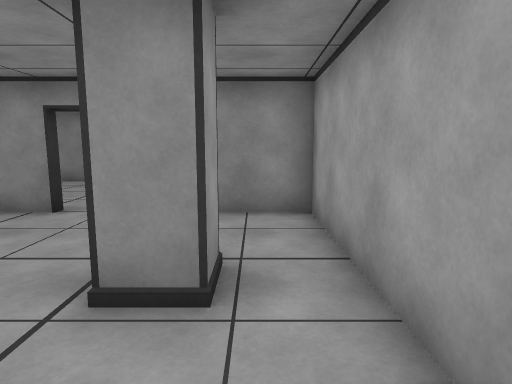
[1] (above)

15 first-person views from a walk through a Unity game level. The camera is 1.4 m above the floor, tilts 8° down and sees 75° across. The floor is counted in squares, 1 m on a side. Each view is taken from the middle of a square. On the plan, view 1 faces up. The plan holds only what a view shows up to about 15 squares ahead; the rest is blank. The place goes on beyond the plan. The player character is not drawn. Door leaves are left out, so doorways stand open. Surface patterns are stand-ins for the level's own textures.

[2]
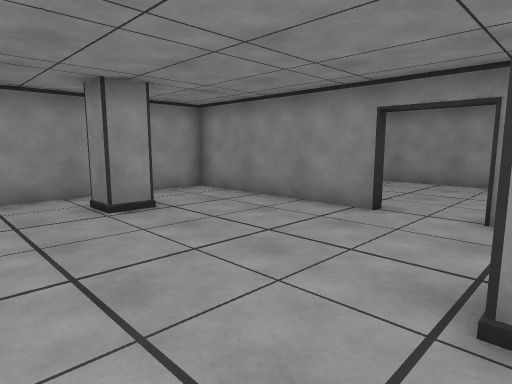

[3]
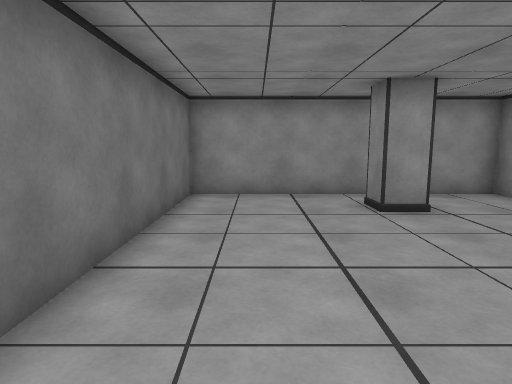

[4]
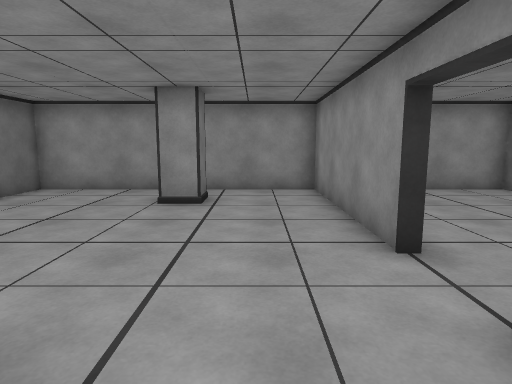

[5]
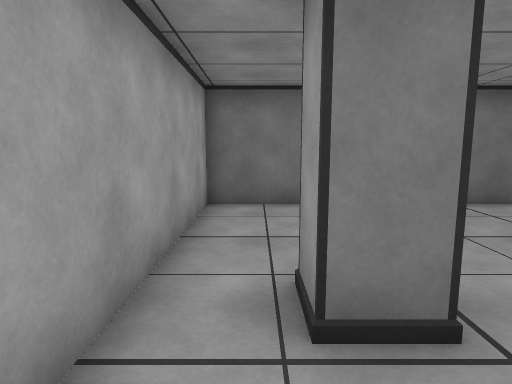

[6]
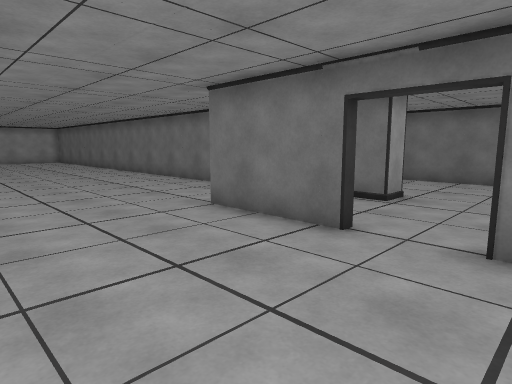

[7]
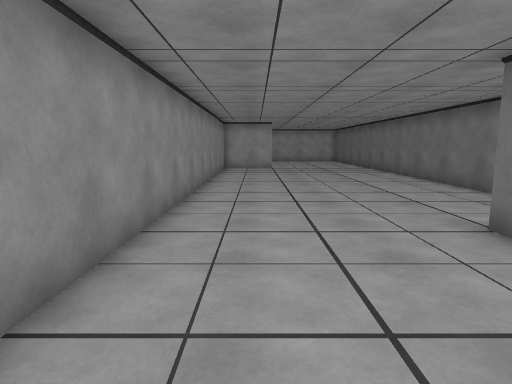

[8]
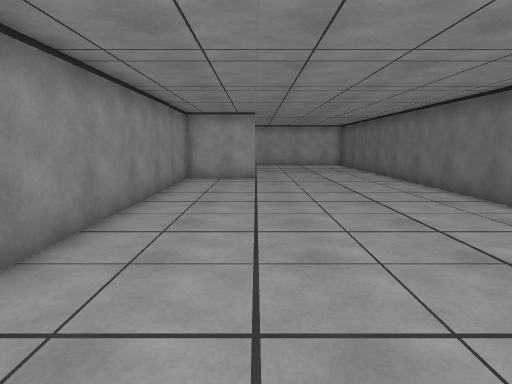

[9]
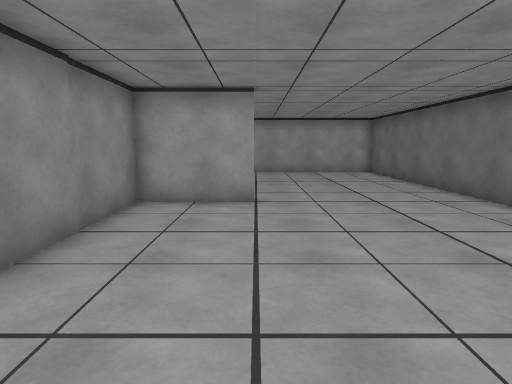

[10]
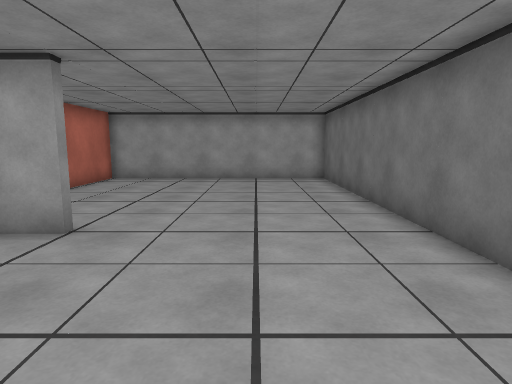

[11]
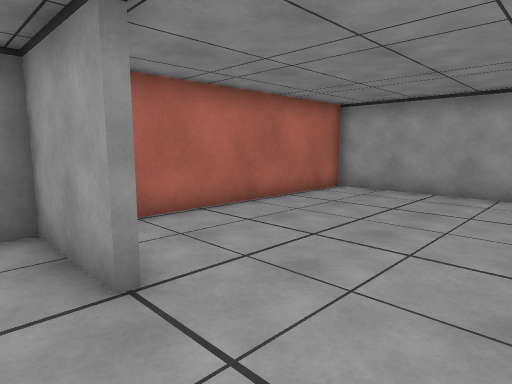

[12]
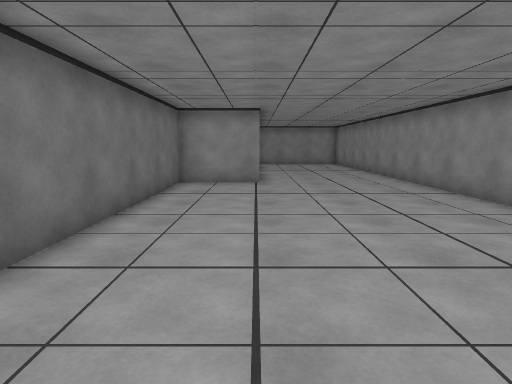

[13]
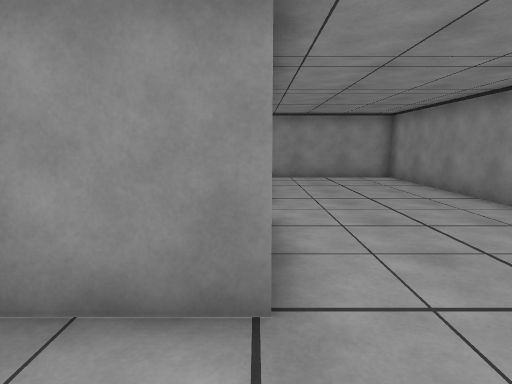

[14]
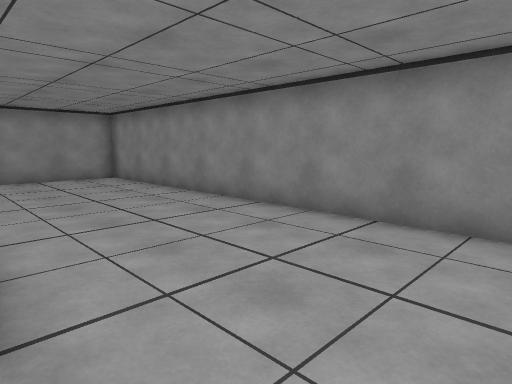

[15]
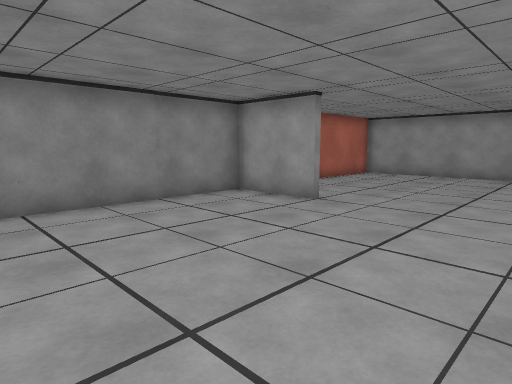

### Floor plan
Points are (right, up) in squares from view 1. A wall is a line through its corners. A room is listed if a view was taken in it or the views show most of it. See-through windows are left out.
Room 1 (views 1, 2, 3, 4, 5)
walls: (-4.2, 6.9) (-10.6, 6.9) (-10.6, -1.9) (1.2, -1.9) (1.2, 6.9) (-2.2, 6.9)
ways out: open door at (-3, 7) to room 2
objects: other object (-9, 3) to (-8, 4); other object (-1, 3) to (-1, 4)
Room 2 (views 6, 7, 8, 9, 10, 11, 12, 13, 14, 15)
walls: (16.2, 10) (16.2, 12.9) (-10.6, 12.9) (-10.6, 7.8); (-2.2, 7.1) (1.4, 7.1) (1.4, 4.1) (25.2, 4.1) (25.2, 13.1) (17.8, 13.1)
ways out: open door at (-3, 7) to room 1

Positions as (right, up) in squares from view 1, and headings:
1: (0, 0), facing up
2: (-1, 0), facing up-left
3: (-1, 0), facing left
4: (0, 5), facing left
5: (0, 6), facing down
6: (-5, 12), facing down-right
7: (-4, 11), facing right
8: (2, 10), facing right
9: (8, 10), facing right
10: (11, 7), facing right
11: (15, 7), facing up-right
12: (14, 7), facing left
13: (4, 7), facing left
14: (4, 7), facing up-left
15: (9, 5), facing up-right
